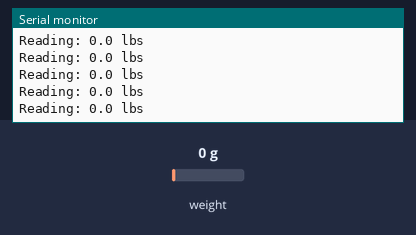
A sketch run on a simulated Arduino Uno, built with avr-gcc and run on an emulated ATmega328P. Parts: the last lines printed to the serial monitor. The test bench sets the inputs (shaded band); at power-on: weight on the scale 0 g.

Above: at 2.2 s.
2.3 s: weight on the scale set to 100 g
At 2.32 s:
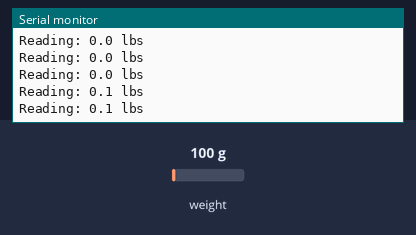
5.3 s: weight on the scale set to 1250 g
At 5.34 s:
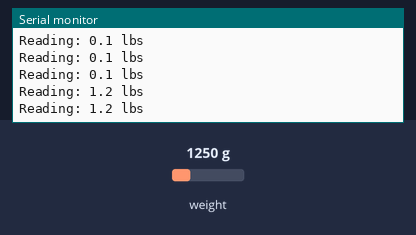
Timing chart, 0 to 8.3 s (numbered marks = the images above; inputs shaded):
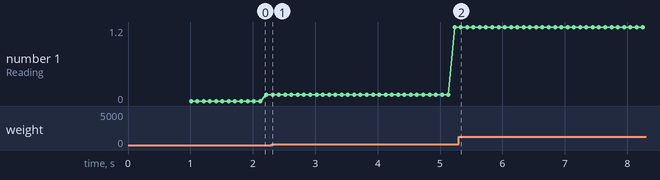

Measured:
- after the input at 2.3 s, the serial monitor: prints a new line at once (image 1)
- after the input at 5.3 s, the serial monitor: prints a new line at once (image 2)
- plotted number 1: 0.1 → 1.2 after the input at 2.3 s

The sketch:

run_force_sensor.ino
```cpp
// (licence header left out)
#include "HX711.h"

#define calibration_factor -6560.0 //This value is obtained using the SparkFun_HX711_Calibration sketch

#define DOUT  3
#define CLK  2

HX711 scale(DOUT, CLK);

void setup() {
  Serial.begin(9600);
  Serial.println("HX711 scale demo");

  scale.set_scale(calibration_factor); //This value is obtained by using the SparkFun_HX711_Calibration sketch
  scale.tare(); //Assuming there is no weight on the scale at start up, reset the scale to 0

  Serial.println("Readings:");
}

void loop() {
  Serial.print("Reading: ");
  Serial.print(scale.get_units(), 1); //scale.get_units() returns a float
  Serial.print(" lbs"); //You can change this to kg but you'll need to refactor the calibration_factor
  Serial.println();

  if(Serial.available()){
    char input = Serial.read();
    if (input = 'r') {
      scale.tare();
    }
  }
}
```
